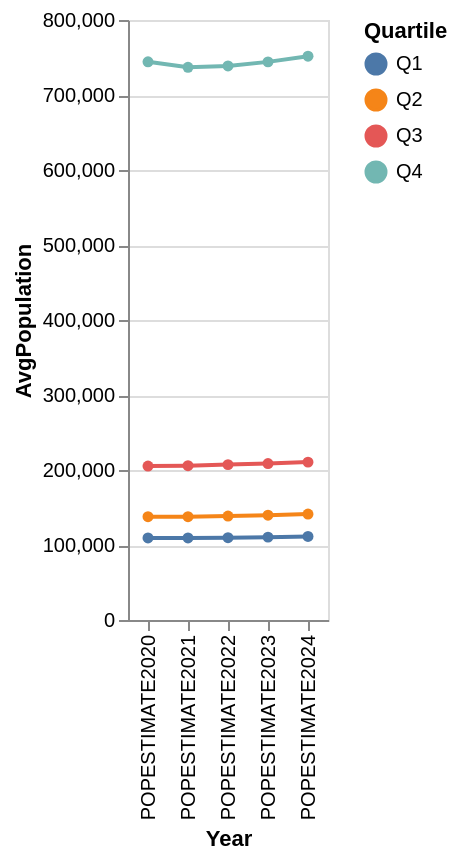

Notebook source saved alongside this figure:
### Code cell
#Trend line of population per year by quartile
#Create subdataframes for each quartile of city_pop_df
city_pop_q1_df = city_pop_df[city_pop_df["POPESTIMATE2020"] <= 1.187560e+05].reset_index(drop=True)
city_pop_q2_df = city_pop_df[(city_pop_df["POPESTIMATE2020"] <= 1.593280e+05) & (city_pop_df["POPESTIMATE2020"] > 1.187560e+05)].reset_index(drop=True)
city_pop_q3_df = city_pop_df[(city_pop_df["POPESTIMATE2020"] <= 2.672095e+05) & (city_pop_df["POPESTIMATE2020"] > 1.593280e+05)].reset_index(drop=True)
city_pop_q4_df = city_pop_df[city_pop_df["POPESTIMATE2020"] > 2.672095e+05].reset_index(drop=True)
#Create trend series of averages per year
pop_trend_q1 = city_pop_q1_df[["POPESTIMATE2020", "POPESTIMATE2021", "POPESTIMATE2022", "POPESTIMATE2023", "POPESTIMATE2024"]].mean()
pop_trend_q2 = city_pop_q2_df[["POPESTIMATE2020", "POPESTIMATE2021", "POPESTIMATE2022", "POPESTIMATE2023", "POPESTIMATE2024"]].mean()
pop_trend_q3 = city_pop_q3_df[["POPESTIMATE2020", "POPESTIMATE2021", "POPESTIMATE2022", "POPESTIMATE2023", "POPESTIMATE2024"]].mean()
pop_trend_q4 = city_pop_q4_df[["POPESTIMATE2020", "POPESTIMATE2021", "POPESTIMATE2022", "POPESTIMATE2023", "POPESTIMATE2024"]].mean()
#Combine series into trends df
pop_trends_df = pd.DataFrame({"Q1":pop_trend_q1, "Q2":pop_trend_q2, "Q3":pop_trend_q3, "Q4":pop_trend_q4})
#Set Year as index for chart
pop_trends_df_reset = pop_trends_df.reset_index().rename(columns={"index":"Year"})
#Create chart
alt.Chart(pop_trends_df_reset).transform_fold(
    ["Q1", "Q2", "Q3", "Q4"],
    as_=["Quartile", "AvgPopulation"]
).mark_line(point=True).encode(
    x="Year:O",
    y="AvgPopulation:Q",
    color="Quartile:N"
)

### Figure 1 — Vega-Lite specification as saved in the notebook (floating-point values rounded to 4 significant figures)
{"config": {"view": {"continuousWidth": 300, "continuousHeight": 300}}, "data": {"name": "data-7be3c08a20b8c00dc44314b7ba140b19"}, "mark": {"type": "line", "point": true}, "encoding": {"color": {"field": "Quartile", "type": "nominal"}, "x": {"field": "Year", "type": "ordinal"}, "y": {"field": "AvgPopulation", "type": "quantitative"}}, "transform": [{"fold": ["Q1", "Q2", "Q3", "Q4"], "as": ["Quartile", "AvgPopulation"]}], "$schema": "https://vega.github.io/schema/vega-lite/v6.1.0.json", "datasets": {"data-7be3c08a20b8c00dc44314b7ba140b19": [{"Year": "POPESTIMATE2020", "Q1": 109400.0, "Q2": 137800.0, "Q3": 205200.0, "Q4": 744200.0}, {"Year": "POPESTIMATE2021", "Q1": 109300.0, "Q2": 137800.0, "Q3": 205700.0, "Q4": 737000.0}, {"Year": "POPESTIMATE2022", "Q1": 109800.0, "Q2": 138600.0, "Q3": 207200.0, "Q4": 738700.0}, {"Year": "POPESTIMATE2023", "Q1": 110500.0, "Q2": 139800.0, "Q3": 208500.0, "Q4": 744200.0}, {"Year": "POPESTIMATE2024", "Q1": 111400.0, "Q2": 141200.0, "Q3": 210500.0, "Q4": 751800.0}]}}
